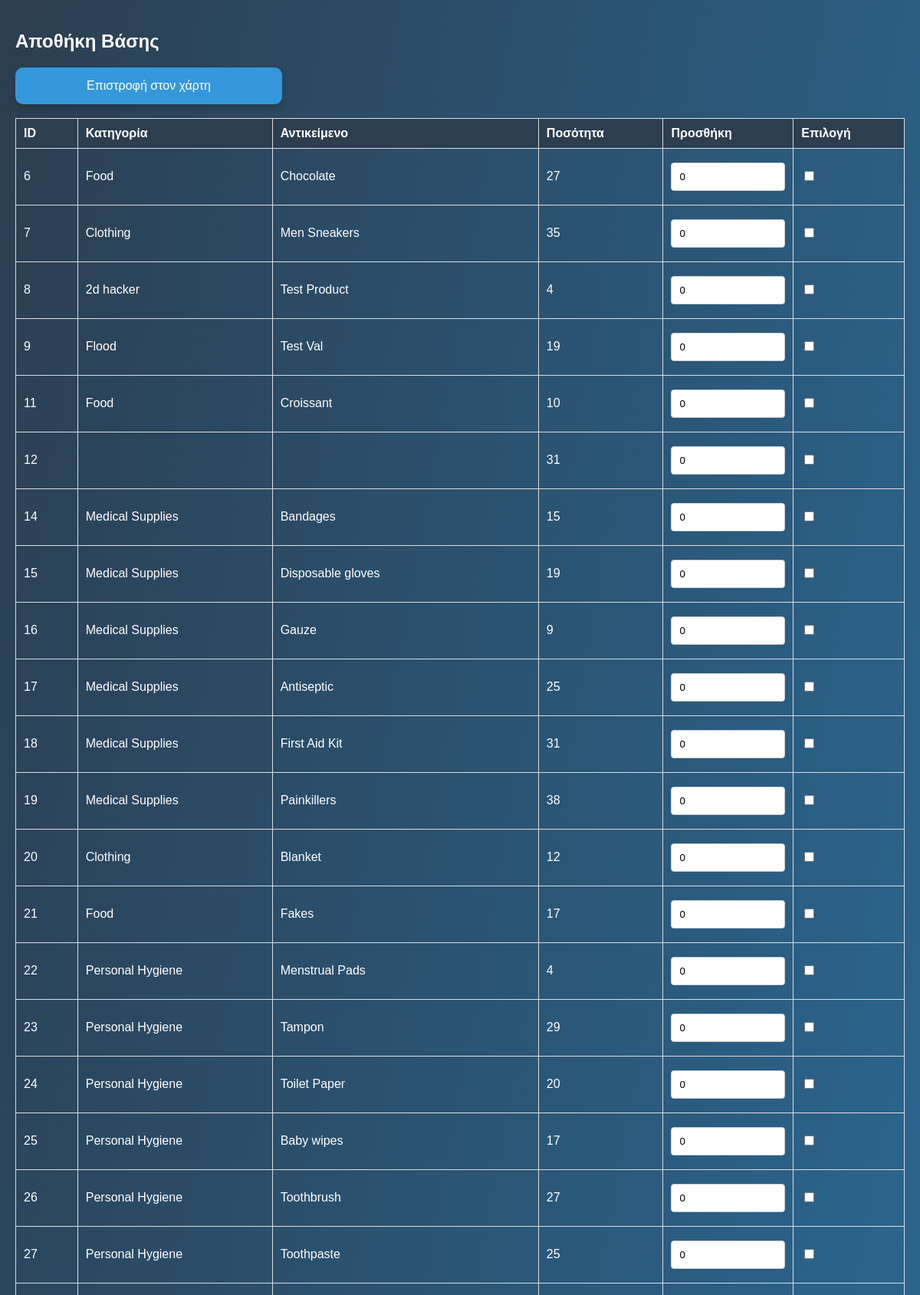
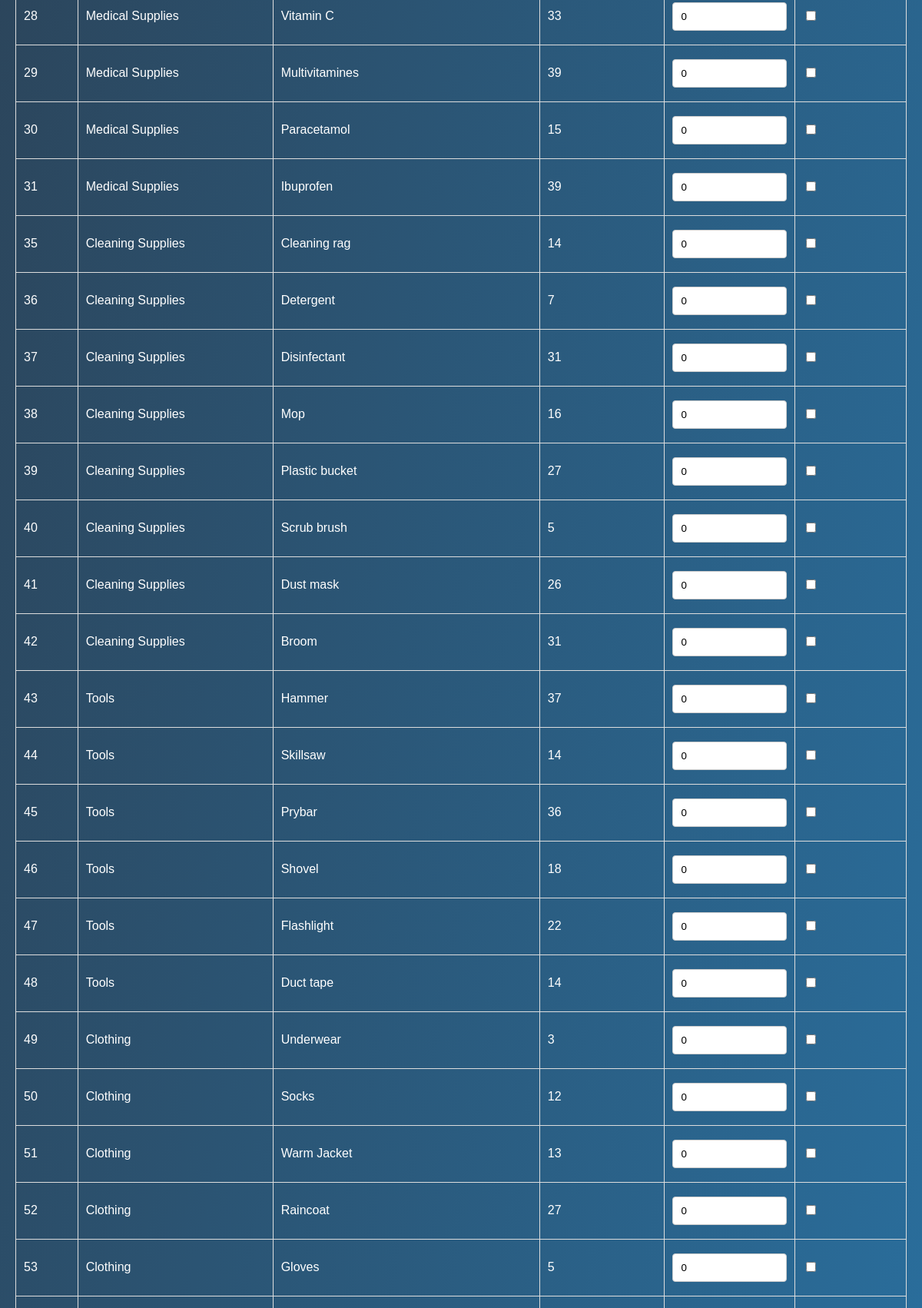
The app's page /VoluntarySystem/load_unload_to_base.php (signed in, upper part) with its own data (2 pictures, top to bottom).
### tables this page shows
CREATE TABLE `items` (
  `item_id` int(11) NOT NULL,
  `item_stuff` varchar(60) NOT NULL,
  `item_quantity` int(11) DEFAULT NULL,
  `item_category_id` int(11) DEFAULT NULL,
  `item_category` varchar(30) NOT NULL
);

### VoluntarySystem/load_unload_to_base.php (the view, shortened to what this page needs)
<?php
$con = mysqli_connect('localhost', 'root', '');
mysqli_select_db($con, "voluntary_system");
$sql = "SELECT * FROM items";
$results = mysqli_query($con, $sql);
?>
<!DOCTYPE html>
<html>
<head>
</head>
<body>
<h2>Αποθήκη Βάσης</h2>
<a href="map_rescuer.php"><button>Επιστροφή στον χάρτη</button></a>
<form id="itemsForm" method="post" action="process_items.php">
<br>
    <table>
        <tr>
            <th>ID</th>
            <th>Κατηγορία</th>
            <th>Αντικείμενο</th>
            <th>Ποσότητα</th>
            <th>Προσθήκη</th>
            <th>Επιλογή</th>
        </tr>
        <?php while($data = $results->fetch_assoc()): ?>
            <tr>
                <td><?php echo $data['item_id']; ?></td>
                <td><?php echo $data['item_category']; ?></td>
                <td><?php echo $data['item_stuff']; ?></td>
                <td><?php echo $data['item_quantity']; ?></td>
                <td>
                    <input type="number" name="quantity[<?php echo $data['item_id']; ?>]" value="0" min="0" max="<?php echo $data['item_quantity']; ?>">
                </td>
                <td>
                    <input type="checkbox" name="select[<?php echo $data['item_id']; ?>]">
                </td>
            </tr>
        <?php endwhile; ?>
    </table>
    <br>
</form>
</body>
</html>

### VoluntarySystem/load_unload_to_base.php (style rules this page uses)
body { background: linear-gradient(100deg, #2c3e50, #2980b9); font-family: Arial, sans-serif; margin: 0; padding: 20px; box-sizing: border-box; color: #fff; }
table { width: 100%; border-collapse: collapse; }
table, th, td { border: 1px solid #ddd; }
th, td { padding: 10px; text-align: left; }
th { background-color: #2c3e50; font-weight: bold; }
input[type="number"] { width: 100%; padding: 10px; margin: 8px 0; box-sizing: border-box; border: 1px solid #ccc; border-radius: 4px; }
button { font-size: 16px; background-color: #3498db; border: none; border-radius: 10px; color: white; padding: 15px 30px; width: 30%; cursor: pointer; transition: all 0.3s ease; box-shadow: 0 4px 8px rgba(0, 0, 0, 0.2); }

### records on screen
items: item "6", item_category "Food", item_stuff "Chocolate", item_quantity "27"
items: item "7", item_category "Clothing", item_stuff "Men Sneakers", item_quantity "35"
items: item "8", item_category "2d hacker", item_stuff "Test Product", item_quantity "4"
items: item "9", item_category "Flood", item_stuff "Test Val", item_quantity "19"
items: item "11", item_category "Food", item_stuff "Croissant", item_quantity "10"
items: item "12", item_quantity "31"
items: item "14", item_category "Medical Supplies", item_stuff "Bandages", item_quantity "15"
items: item "15", item_category "Medical Supplies", item_stuff "Disposable gloves", item_quantity "19"
items: item "16", item_category "Medical Supplies", item_stuff "Gauze", item_quantity "9"
items: item "17", item_category "Medical Supplies", item_stuff "Antiseptic", item_quantity "25"
items: item "18", item_category "Medical Supplies", item_stuff "First Aid Kit", item_quantity "31"
items: item "19", item_category "Medical Supplies", item_stuff "Painkillers", item_quantity "38"
items: item "20", item_category "Clothing", item_stuff "Blanket", item_quantity "12"
items: item "21", item_category "Food", item_stuff "Fakes", item_quantity "17"
items: item "22", item_category "Personal Hygiene", item_stuff "Menstrual Pads", item_quantity "4"
items: item "23", item_category "Personal Hygiene", item_stuff "Tampon", item_quantity "29"
items: item "24", item_category "Personal Hygiene", item_stuff "Toilet Paper", item_quantity "20"
items: item "25", item_category "Personal Hygiene", item_stuff "Baby wipes", item_quantity "17"
items: item "26", item_category "Personal Hygiene", item_stuff "Toothbrush", item_quantity "27"
items: item "27", item_category "Personal Hygiene", item_stuff "Toothpaste", item_quantity "25"
items: item "28", item_category "Medical Supplies", item_stuff "Vitamin C", item_quantity "33"
items: item "29", item_category "Medical Supplies", item_stuff "Multivitamines", item_quantity "39"
items: item "30", item_category "Medical Supplies", item_stuff "Paracetamol", item_quantity "15"
items: item "31", item_category "Medical Supplies", item_stuff "Ibuprofen", item_quantity "39"
items: item "35", item_category "Cleaning Supplies", item_stuff "Cleaning rag", item_quantity "14"
items: item "36", item_category "Cleaning Supplies", item_stuff "Detergent", item_quantity "7"
items: item "37", item_category "Cleaning Supplies", item_stuff "Disinfectant", item_quantity "31"
items: item "38", item_category "Cleaning Supplies", item_stuff "Mop", item_quantity "16"
items: item "39", item_category "Cleaning Supplies", item_stuff "Plastic bucket", item_quantity "27"
items: item "40", item_category "Cleaning Supplies", item_stuff "Scrub brush", item_quantity "5"
items: item "41", item_category "Cleaning Supplies", item_stuff "Dust mask", item_quantity "26"
items: item "42", item_category "Cleaning Supplies", item_stuff "Broom", item_quantity "31"
items: item "43", item_category "Tools", item_stuff "Hammer", item_quantity "37"
items: item "44", item_category "Tools", item_stuff "Skillsaw", item_quantity "14"
items: item "45", item_category "Tools", item_stuff "Prybar", item_quantity "36"
items: item "46", item_category "Tools", item_stuff "Shovel", item_quantity "18"
items: item "47", item_category "Tools", item_stuff "Flashlight", item_quantity "22"
items: item "48", item_category "Tools", item_stuff "Duct tape", item_quantity "14"
items: item "49", item_category "Clothing", item_stuff "Underwear", item_quantity "3"
items: item "50", item_category "Clothing", item_stuff "Socks", item_quantity "12"
items: item "51", item_category "Clothing", item_stuff "Warm Jacket", item_quantity "13"
items: item "52", item_category "Clothing", item_stuff "Raincoat", item_quantity "27"
items: item "53", item_category "Clothing", item_stuff "Gloves", item_quantity "5"
